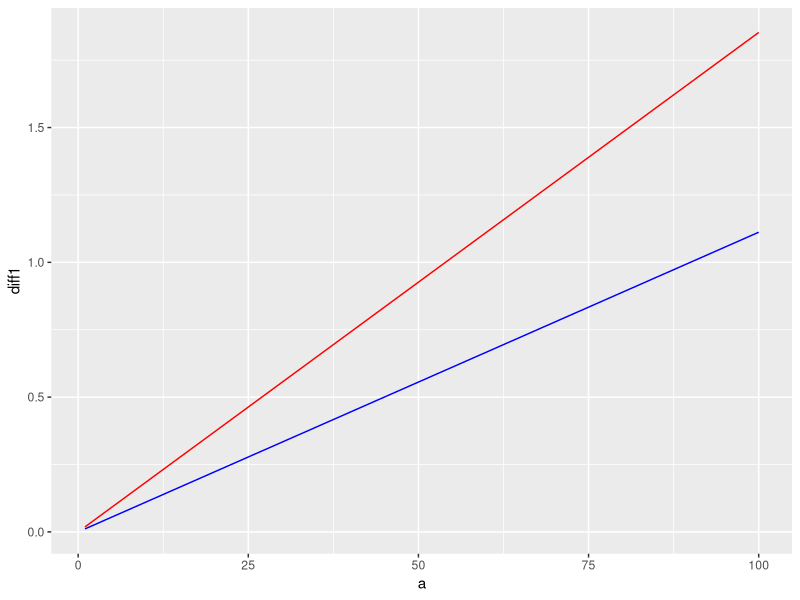
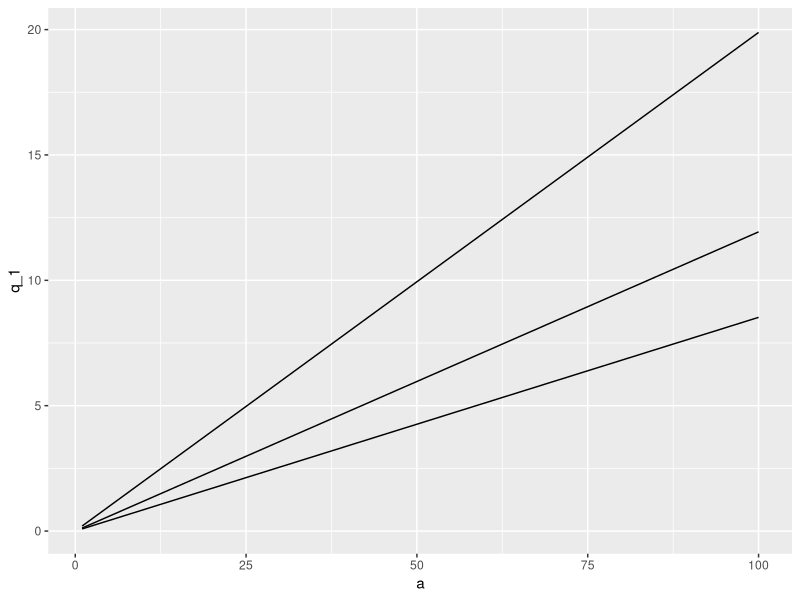
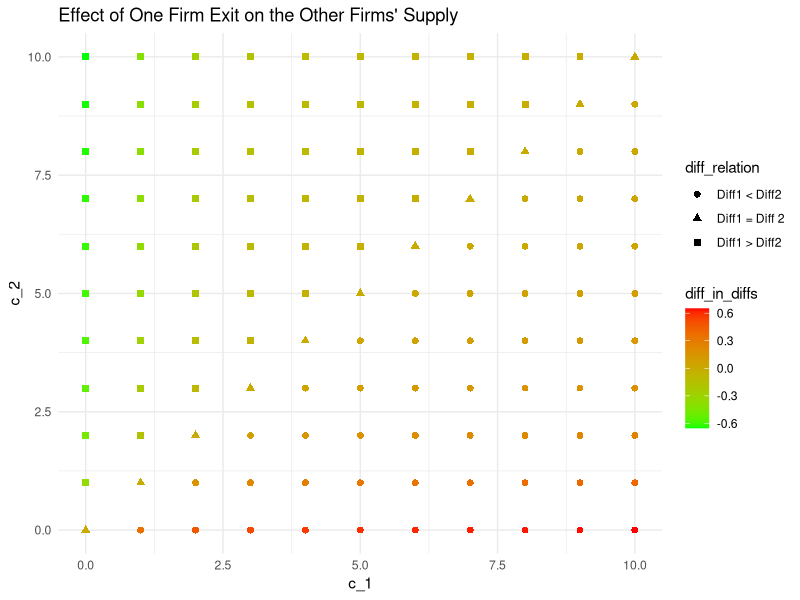
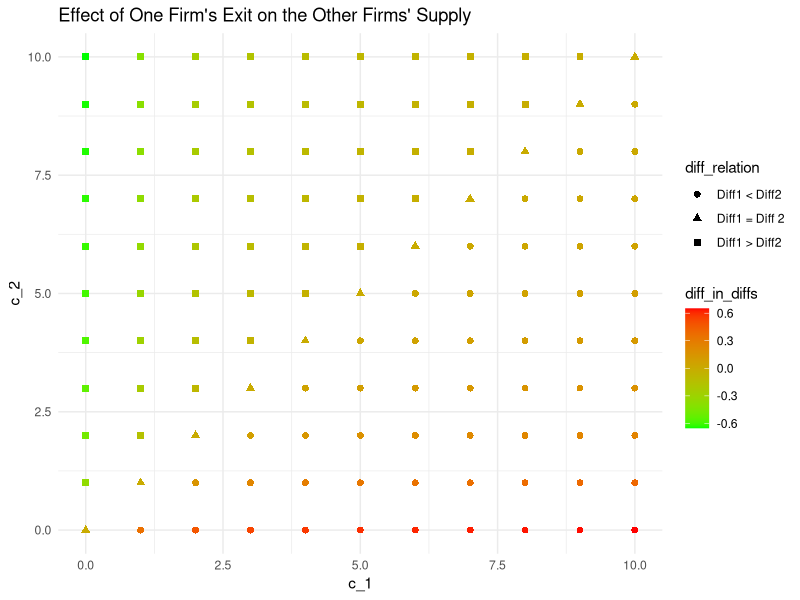

Write the R code that produced these figures, in order.
library(tidyverse)

#parameters
c_1 <- 1
c_2 <- 2
c_3 <- 3

result_df <- data.frame(matrix(nrow = 0, ncol = 4))
colnames(result_df) = c("a", "q_1", "q_2", "q_3")

for (a in 1:100) {
  A <- matrix(c(2 * c_1 + 2, 1, 1, 1, 2 * c_2 + 2, 1, 1, 1, 2 * c_3 + 2), 3, 3)
  B <- matrix(c(a, a, a), 3, 1)
  s <- solve(A, B)
  result_df[nrow(result_df) + 1, ] = c(a, s[1], s[2], s[3])
}



result_df2 <- data.frame(matrix(nrow = 0, ncol = 3))
colnames(result_df2) = c("a", "qa_1", "qa_2")

for (a in 1:100) {
  A <- matrix(c(2 * c_1 + 2, 1, 1, 2 * c_2 + 2), 2, 2)
  B <- matrix(c(a, a), 2, 1)
  s <- solve(A, B)
  result_df2[nrow(result_df2) + 1, ] = c(a, s[1], s[2])
}

result_df2

result_ba_df <- result_df %>% 
  left_join(result_df2, by = "a") %>% 
  mutate(
    diff1 = qa_1 - q_1,
    diff2 = qa_2 - q_2
  )

ggplot(data = result_ba_df) +
  geom_line(aes(x = a, y = diff1), color = "red") +
  geom_line(aes(x = a, y = diff2), color = "blue") 

ggplot(data = result_df) +
  geom_line(aes(x = a, y = q_1)) +
  geom_line(aes(x = a, y = q_2)) +
  geom_line(aes(x = a, y = q_3))


####Difference####
a <- 10
m <- 1

result_df <- data.frame(matrix(nrow = 0, ncol = 9))

colnames(result_df) = c("a", "k", "l", "m", "q_1b", "q_2b", "q_3b", "q_1a", "q_2a")


for (k in 0:10) {
  for (l in 0:10) {
    q_1_after <- (2*a*l + a)/(4*k*l + 4*k + 4*l + 3)
    q_1_before <- (4*a*l*m + 2*a*l + 2*a*m + a)/(8*k*l*m + 8*k*l + 8*k*m + 6*k + 8*l*m + 6*l + 6*m + 4)
    
    q_2_after <- (2*a*k + a)/(4*k*l + 4*k + 4*l + 3)
    q_2_before <- (4*a*k*m + 2*a*k + 2*a*m + a)/(8*k*l*m + 8*k*l + 8*k*m + 6*k + 8*l*m + 6*l + 6*m + 4)
    
    q_3_before <- (4*a*k*l + 2*a*k + 2*a*l + a)/(8*k*l*m + 8*k*l + 8*k*m + 6*k + 8*l*m + 6*l + 6*m + 4)
    
    result_df[nrow(result_df) + 1, ] = c(a, k, l, m, q_1_before, q_2_before, q_3_before, q_1_after, q_2_after)
  }
}

result_df <- result_df %>% 
  mutate(
    q_1_diff = q_1a - q_1b,
    q_2_diff = q_2a - q_2b,
    diff_in_diffs = q_2_diff - q_1_diff,
    diff_relation = case_when(
      diff_in_diffs > 0 ~ "Diff1 < Diff2",
      diff_in_diffs == 0 ~ "Diff1 = Diff 2",
      diff_in_diffs < 0 ~ "Diff1 > Diff2"
    )
  )

ggplot(data = result_df, aes(x = k, y = l, color = diff_in_diffs, shape = diff_relation)) +
  geom_point(size = 2) +
  xlim(0, 10) +
  ylim(0, 10) +
  scale_color_gradient(low = "green", high = "red", na.value = NA) +
  labs(x = "c_1", y = "c_2", title = "Effect of One Firm Exit on the Other Firms' Supply") +
  theme_minimal()


p <- ggplot(data = result_df, aes(x = k, y = l, color = diff_in_diffs, shape = diff_relation)) +
  geom_point(size = 2) +
  xlim(0, 10) +
  ylim(0, 10) +
  scale_color_gradient(low = "green", high = "red", na.value = NA) +
  labs(x = "c_1", y = "c_2", title = "Effect of One Firm's Exit on the Other Firms' Supply") +
  theme_minimal()

ggsave(filename = "fig/cournot/trade_cost_exit.png", width = 10, height = 8, dpi = 150,  plot = p)


